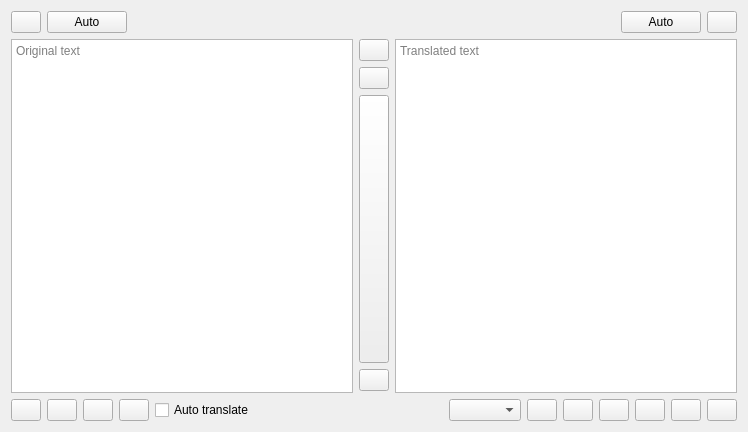
<?xml version="1.0" encoding="UTF-8"?>
<ui version="4.0">
 <class>main</class>
 <widget class="QWidget" name="main">
  <property name="geometry">
   <rect>
    <x>0</x>
    <y>0</y>
    <width>748</width>
    <height>432</height>
   </rect>
  </property>
  <property name="windowTitle">
   <string>Learn-translate</string>
  </property>
  <layout class="QVBoxLayout" name="verticalLayout_7">
   <item>
    <layout class="QHBoxLayout" name="horizontalLayout_15">
     <item>
      <layout class="QHBoxLayout" name="horizontalLayout_16">
       <item>
        <widget class="QPushButton" name="original_add_language_button">
         <property name="sizePolicy">
          <sizepolicy hsizetype="Fixed" vsizetype="Fixed">
           <horstretch>0</horstretch>
           <verstretch>0</verstretch>
          </sizepolicy>
         </property>
         <property name="maximumSize">
          <size>
           <width>30</width>
           <height>30</height>
          </size>
         </property>
         <property name="text">
          <string/>
         </property>
        </widget>
       </item>
       <item>
        <widget class="QPushButton" name="original_auto_language_button">
         <property name="text">
          <string>Auto</string>
         </property>
         <property name="autoDefault">
          <bool>false</bool>
         </property>
         <property name="default">
          <bool>false</bool>
         </property>
        </widget>
       </item>
      </layout>
     </item>
     <item>
      <spacer name="horizontalSpacer_5">
       <property name="orientation">
        <enum>Qt::Horizontal</enum>
       </property>
       <property name="sizeHint" stdset="0">
        <size>
         <width>40</width>
         <height>20</height>
        </size>
       </property>
      </spacer>
     </item>
     <item>
      <layout class="QHBoxLayout" name="horizontalLayout_17">
       <item>
        <widget class="QPushButton" name="translated_auto_language_button">
         <property name="text">
          <string>Auto</string>
         </property>
        </widget>
       </item>
       <item>
        <widget class="QPushButton" name="translated_add_language_button">
         <property name="sizePolicy">
          <sizepolicy hsizetype="Fixed" vsizetype="Fixed">
           <horstretch>0</horstretch>
           <verstretch>0</verstretch>
          </sizepolicy>
         </property>
         <property name="maximumSize">
          <size>
           <width>30</width>
           <height>30</height>
          </size>
         </property>
         <property name="text">
          <string/>
         </property>
        </widget>
       </item>
      </layout>
     </item>
    </layout>
   </item>
   <item>
    <layout class="QHBoxLayout" name="horizontalLayout_18">
     <property name="sizeConstraint">
      <enum>QLayout::SetDefaultConstraint</enum>
     </property>
     <item>
      <layout class="QVBoxLayout" name="verticalLayout_6">
       <item>
        <widget class="QPlainTextEdit" name="input_content">
         <property name="sizePolicy">
          <sizepolicy hsizetype="Expanding" vsizetype="Expanding">
           <horstretch>0</horstretch>
           <verstretch>0</verstretch>
          </sizepolicy>
         </property>
         <property name="placeholderText">
          <string>Original text</string>
         </property>
        </widget>
       </item>
       <item>
        <layout class="QHBoxLayout" name="horizontalLayout_23">
         <item>
          <widget class="QPushButton" name="original_play_button">
           <property name="sizePolicy">
            <sizepolicy hsizetype="Fixed" vsizetype="Fixed">
             <horstretch>0</horstretch>
             <verstretch>0</verstretch>
            </sizepolicy>
           </property>
           <property name="maximumSize">
            <size>
             <width>30</width>
             <height>30</height>
            </size>
           </property>
           <property name="text">
            <string/>
           </property>
          </widget>
         </item>
         <item>
          <widget class="QPushButton" name="original_stop_button">
           <property name="maximumSize">
            <size>
             <width>30</width>
             <height>30</height>
            </size>
           </property>
           <property name="text">
            <string/>
           </property>
          </widget>
         </item>
         <item>
          <widget class="QPushButton" name="original_copy_button">
           <property name="maximumSize">
            <size>
             <width>30</width>
             <height>30</height>
            </size>
           </property>
           <property name="text">
            <string/>
           </property>
          </widget>
         </item>
         <item>
          <widget class="QPushButton" name="original_crop_button">
           <property name="maximumSize">
            <size>
             <width>30</width>
             <height>30</height>
            </size>
           </property>
           <property name="text">
            <string/>
           </property>
          </widget>
         </item>
         <item>
          <widget class="QCheckBox" name="auto_translate_checkBox">
           <property name="text">
            <string>Auto translate</string>
           </property>
          </widget>
         </item>
         <item>
          <spacer name="horizontalSpacer_6">
           <property name="orientation">
            <enum>Qt::Horizontal</enum>
           </property>
           <property name="sizeHint" stdset="0">
            <size>
             <width>40</width>
             <height>20</height>
            </size>
           </property>
          </spacer>
         </item>
        </layout>
       </item>
      </layout>
     </item>
     <item>
      <layout class="QVBoxLayout" name="verticalLayout_3">
       <item>
        <widget class="QPushButton" name="swap_button">
         <property name="sizePolicy">
          <sizepolicy hsizetype="Fixed" vsizetype="Fixed">
           <horstretch>0</horstretch>
           <verstretch>0</verstretch>
          </sizepolicy>
         </property>
         <property name="maximumSize">
          <size>
           <width>30</width>
           <height>30</height>
          </size>
         </property>
         <property name="text">
          <string/>
         </property>
        </widget>
       </item>
       <item>
        <widget class="QPushButton" name="clean_button">
         <property name="sizePolicy">
          <sizepolicy hsizetype="Fixed" vsizetype="Fixed">
           <horstretch>0</horstretch>
           <verstretch>0</verstretch>
          </sizepolicy>
         </property>
         <property name="maximumSize">
          <size>
           <width>30</width>
           <height>30</height>
          </size>
         </property>
         <property name="text">
          <string/>
         </property>
        </widget>
       </item>
       <item>
        <widget class="QPushButton" name="translate_button_3">
         <property name="enabled">
          <bool>true</bool>
         </property>
         <property name="sizePolicy">
          <sizepolicy hsizetype="Maximum" vsizetype="Expanding">
           <horstretch>0</horstretch>
           <verstretch>0</verstretch>
          </sizepolicy>
         </property>
         <property name="minimumSize">
          <size>
           <width>30</width>
           <height>50</height>
          </size>
         </property>
         <property name="maximumSize">
          <size>
           <width>30</width>
           <height>16777215</height>
          </size>
         </property>
         <property name="baseSize">
          <size>
           <width>0</width>
           <height>0</height>
          </size>
         </property>
         <property name="text">
          <string/>
         </property>
         <property name="autoDefault">
          <bool>false</bool>
         </property>
         <property name="flat">
          <bool>false</bool>
         </property>
        </widget>
       </item>
       <item>
        <widget class="QPushButton" name="cancel_button">
         <property name="sizePolicy">
          <sizepolicy hsizetype="Fixed" vsizetype="Fixed">
           <horstretch>0</horstretch>
           <verstretch>0</verstretch>
          </sizepolicy>
         </property>
         <property name="maximumSize">
          <size>
           <width>30</width>
           <height>30</height>
          </size>
         </property>
         <property name="text">
          <string/>
         </property>
        </widget>
       </item>
       <item>
        <spacer name="verticalSpacer">
         <property name="orientation">
          <enum>Qt::Vertical</enum>
         </property>
         <property name="sizeType">
          <enum>QSizePolicy::Fixed</enum>
         </property>
         <property name="sizeHint" stdset="0">
          <size>
           <width>20</width>
           <height>30</height>
          </size>
         </property>
        </spacer>
       </item>
      </layout>
     </item>
     <item>
      <layout class="QVBoxLayout" name="verticalLayout_5">
       <item>
        <widget class="QTextBrowser" name="output_content">
         <property name="placeholderText">
          <string>Translated text</string>
         </property>
        </widget>
       </item>
       <item>
        <layout class="QHBoxLayout" name="horizontalLayout_24">
         <item>
          <spacer name="horizontalSpacer_7">
           <property name="orientation">
            <enum>Qt::Horizontal</enum>
           </property>
           <property name="sizeHint" stdset="0">
            <size>
             <width>40</width>
             <height>20</height>
            </size>
           </property>
          </spacer>
         </item>
         <item>
          <widget class="QComboBox" name="engine_selector"/>
         </item>
         <item>
          <widget class="QPushButton" name="translated_play_button">
           <property name="maximumSize">
            <size>
             <width>30</width>
             <height>30</height>
            </size>
           </property>
           <property name="text">
            <string/>
           </property>
          </widget>
         </item>
         <item>
          <widget class="QPushButton" name="translated_stop_button">
           <property name="maximumSize">
            <size>
             <width>30</width>
             <height>30</height>
            </size>
           </property>
           <property name="text">
            <string/>
           </property>
          </widget>
         </item>
         <item>
          <widget class="QPushButton" name="translated_brief_copy_button">
           <property name="maximumSize">
            <size>
             <width>30</width>
             <height>30</height>
            </size>
           </property>
           <property name="text">
            <string/>
           </property>
          </widget>
         </item>
         <item>
          <widget class="QPushButton" name="translated_verbose_copy_button">
           <property name="maximumSize">
            <size>
             <width>30</width>
             <height>30</height>
            </size>
           </property>
           <property name="text">
            <string/>
           </property>
          </widget>
         </item>
         <item>
          <widget class="QPushButton" name="translated_crop_button">
           <property name="maximumSize">
            <size>
             <width>30</width>
             <height>30</height>
            </size>
           </property>
           <property name="text">
            <string/>
           </property>
          </widget>
         </item>
         <item>
          <widget class="QPushButton" name="setting_button">
           <property name="sizePolicy">
            <sizepolicy hsizetype="Fixed" vsizetype="Fixed">
             <horstretch>0</horstretch>
             <verstretch>0</verstretch>
            </sizepolicy>
           </property>
           <property name="maximumSize">
            <size>
             <width>30</width>
             <height>30</height>
            </size>
           </property>
           <property name="text">
            <string/>
           </property>
          </widget>
         </item>
        </layout>
       </item>
      </layout>
     </item>
    </layout>
   </item>
  </layout>
 </widget>
 <resources/>
 <connections/>
</ui>
